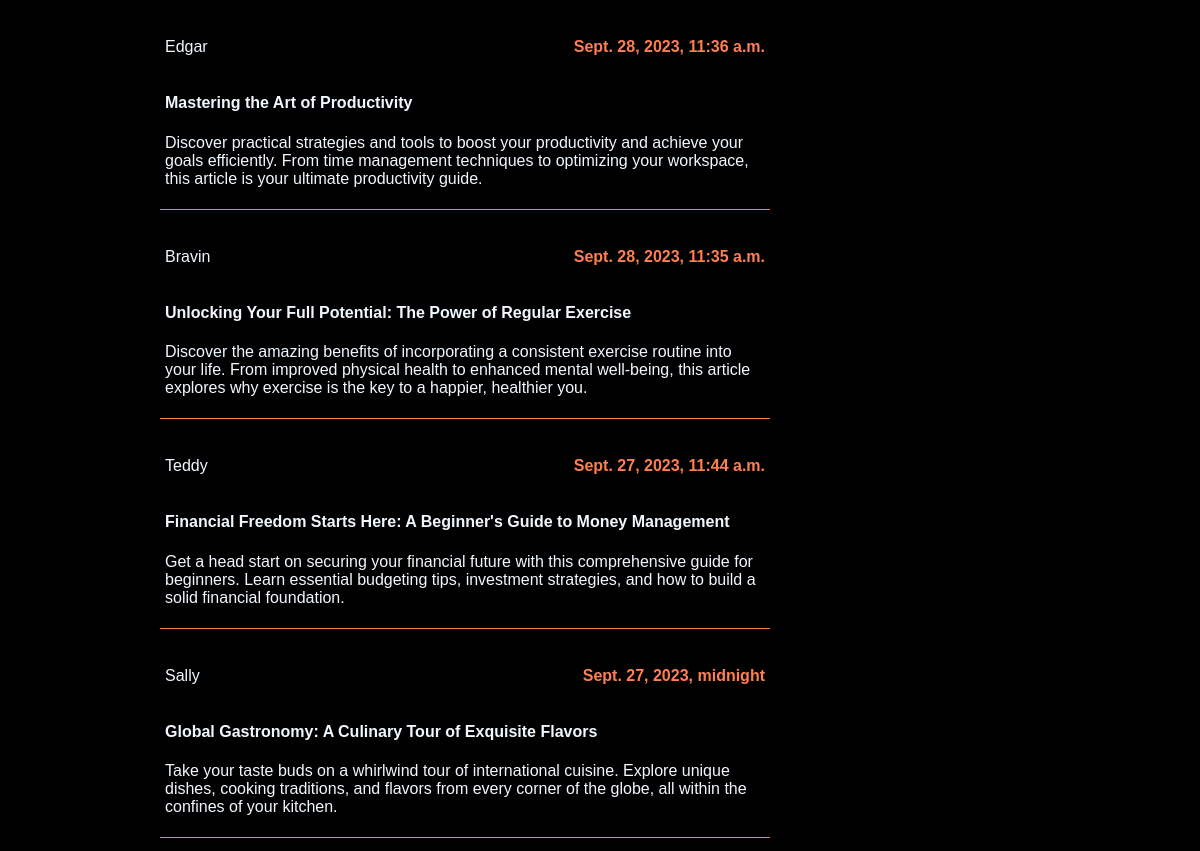
/blog/ (upper part), run on an earlier commit of the app's database.
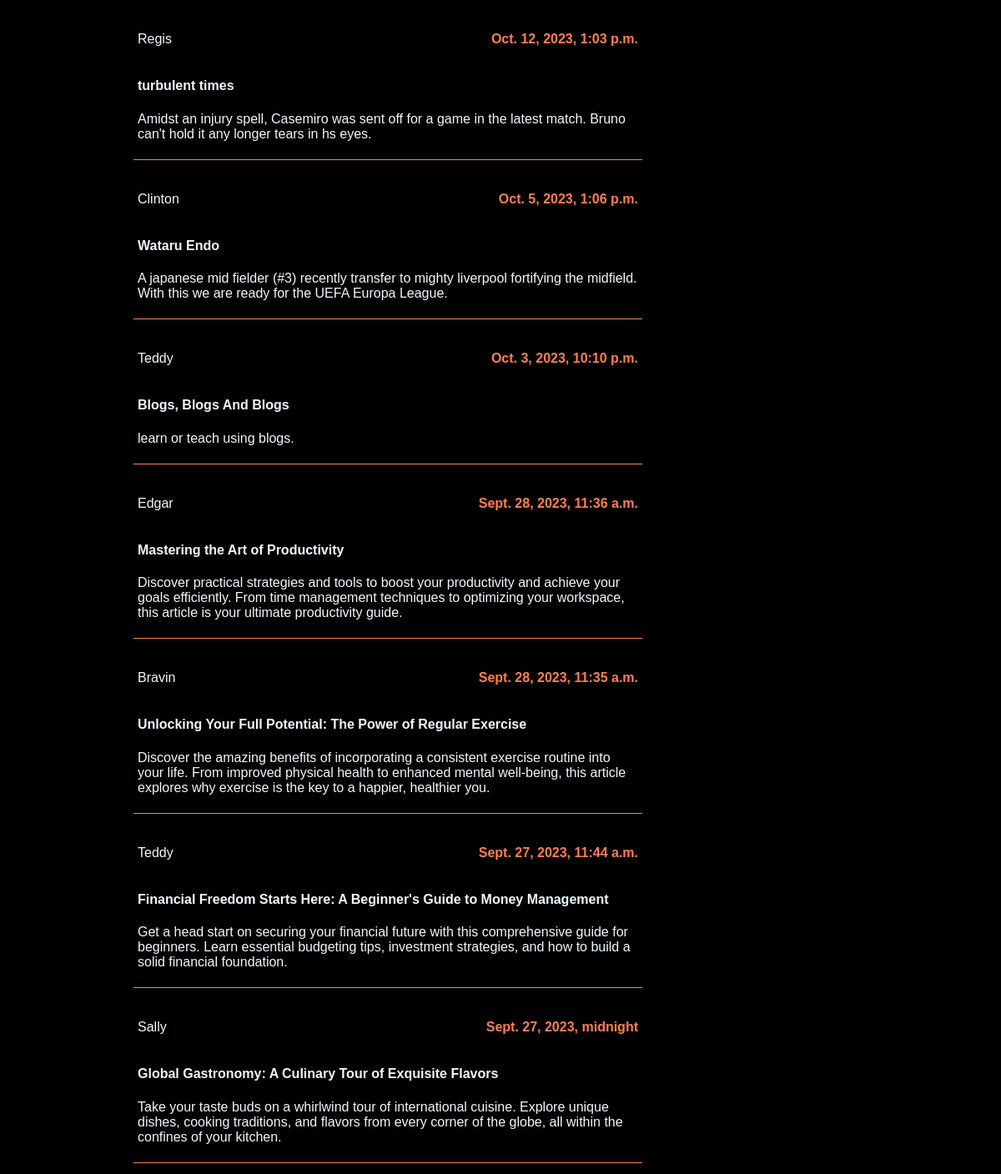
And on a later commit of the database.
### blog/models.py (models this page shows, shortened)
class Blogger(m.Model):
    name = m.CharField(max_length=255)
    username = m.CharField(max_length=255)
    bio = m.TextField()

class Blog(m.Model):
    title = m.CharField(max_length=255)
    body = m.TextField()
    pub_date = m.DateTimeField("date published")
    blogger = m.ForeignKey(Blogger, on_delete = m.CASCADE)

### blog/views.py (the view)
# urls.py: path('', views.feed, name = "feed"),
def feed(request):
    blogs = Blog.objects.select_related('blogger').order_by("-pub_date")
    blog_data = []
    for blog in blogs:
        blog_data.append({
            "blog_id":blog.id,
            "title" : blog.title,
            "body":blog.body,
            "pub_date":blog.pub_date,
            "blogger": blog.blogger.name,
            "blogger_id":blog.blogger.id
        })
    context = {
        "title": "feed",
        "blog_data":blog_data
    }
    return render(request, "blog/index.html",context)

### blog/templates/blog/index.html (shortened to what this page needs)
<!DOCTYPE html>
<html lang="en">
<head>
</head>
<body>
    {% for blog in blog_data %}
        <ul>
            <li class="list-item">
                    <div class="blog-details"><p> <a href="{% url 'blog:writer' blog.blogger_id %}">{{blog.blogger}} </a>  </p><p><strong>{{blog.pub_date}}</strong></p>
                    </div>
                        <a href="{% url 'blog:article' blog.blog_id %}">
                            <h4>{{ blog.title}} </h4>
                <p>{{blog.body}}</p>
            </a>
            </li>
        </ul>
    {% endfor%}
</body>
</html>

### blog/templates/blog/index.html (style rules this page uses)
* { text-decoration: none; }
html { scroll-behavior: smooth; }
body { width: 80%; margin: auto; background-color: black; font-family: chivo, sans-serif; color: bisque; text-decoration: none; }
ul { list-style-type: none; }
.list-item { padding: 5px; width: 600px; margin: left; border-bottom: .7px solid coral; }
.list-item a { color: aliceblue; transition: all 300ms ease-in-out; }
.blog-details { display: flex; justify-content: space-between; align-items: center; padding: 1px 0px; }
.blog-details strong { color: coral; }

What changed in the data, as far as the page shows it:
added Blogger: blogger "Regis"
added Blog: pub_date "Oct. 12, 2023, 1:03 p.m.", title "turbulent times", body "Amidst an injury spell, Casemiro was sent off for a game in the latest match. Bruno can't hold it any longer tears in hs eyes."
added Blogger: blogger "Clinton"
added Blog: pub_date "Oct. 5, 2023, 1:06 p.m.", title "Wataru Endo", body "A japanese mid fielder (#3) recently transfer to mighty liverpool fortifying the midfield. With this we are ready for the UEFA Europa League."
added Blog: pub_date "Oct. 3, 2023, 10:10 p.m.", title "Blogs, Blogs And Blogs", body "learn or teach using blogs."
Also different on the page:
new list line: "Teddy"
